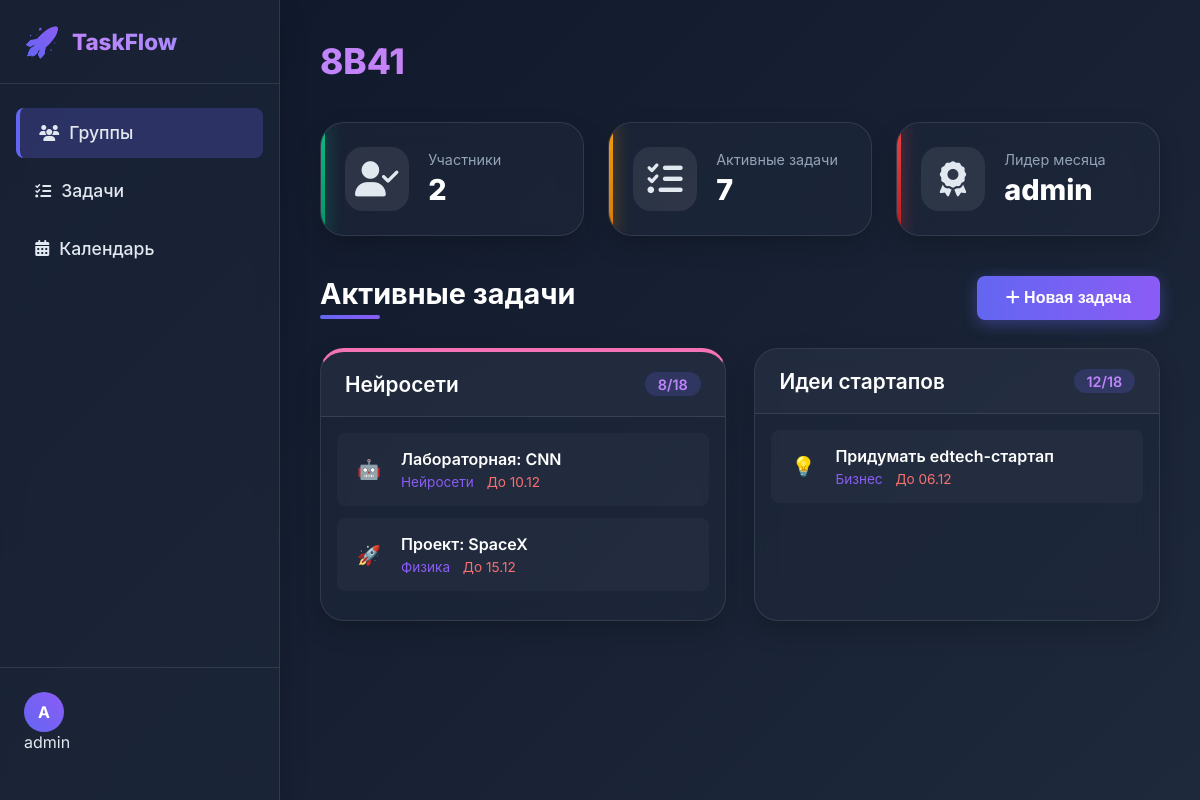
Page /group/1/ (signed in) on the earlier database version.
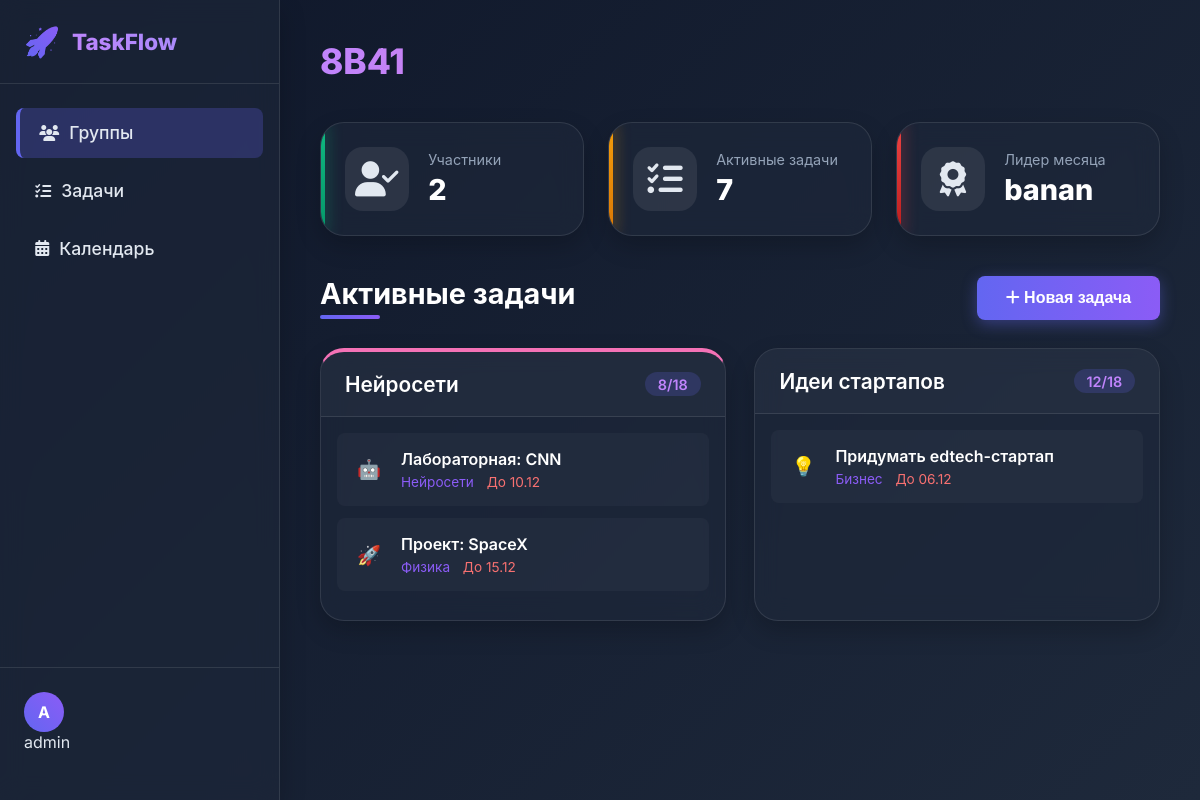
Same page on the later database version.
### tasks/models.py (models this page shows, shortened)
class UserStats(models.Model):
    streak = models.PositiveIntegerField(default=0)
    total_points = models.PositiveIntegerField(default=0)
    last_completed_date = models.DateField(null=True, blank=True)
    user = models.OneToOneField(User, on_delete=models.CASCADE, related_name="stats")

### tasks/views.py (the view)
# urls.py: path('group/<int:group_id>/', task_views.group_detail, name='group_detail'),
@login_required
def group_detail(request, group_id):
    group = get_object_or_404(ClassGroup, id=group_id)
    user_tasks = UserTask.objects.filter(user=request.user, task__group=group).order_by('task__deadline')
    members = group.members.all()
    leaderboard = UserStats.objects.filter(user__in=members).order_by('-total_points')
    context = {
        'group': group,
        'tasks': user_tasks,
        'members': members,
        'leaderboard': leaderboard,
    }
    return render(request, 'tasks/group_detail.html', context)

### tasks/templates/tasks/group_detail.html (shortened to what the changed rows need)
{% extends "base.html" %}
{% load static %}
{% block head %}
  <link rel="stylesheet" href="{% static 'css/group_detail.css' %}">
  <link rel="stylesheet" href="https://cdnjs.cloudflare.com/ajax/libs/font-awesome/6.4.0/css/all.min.css">
{% endblock %}
{% block content %}
<div class="dashboard">
    <main class="main-content">
        <div class="page-header">
            <h1>{{ group.name }}</h1>
        </div>
        <div class="stats-grid">
            <div class="stat-card neon-warning" id="leaders-card" style="cursor:pointer;">
                <div class="stat-details">
                    <span class="stat-label">Лидер месяца</span>
                    <span class="stat-value">
                        {% if leaderboard %}
                            {{ leaderboard.0.user.username }}
                        {% else %}
                            —
                        {% endif %}
                    </span>
                </div>
            </div>
        </div>
        <div class="tasks-section">
            <div class="section-header">
                <h2>Активные задачи</h2>
            </div>
        </div>
    </main>
</div>
{% endblock %}

Differences in the rows shown:
no longer on this page (row edited): UserStats: user.username "admin"
added UserStats: user.username "banan"
